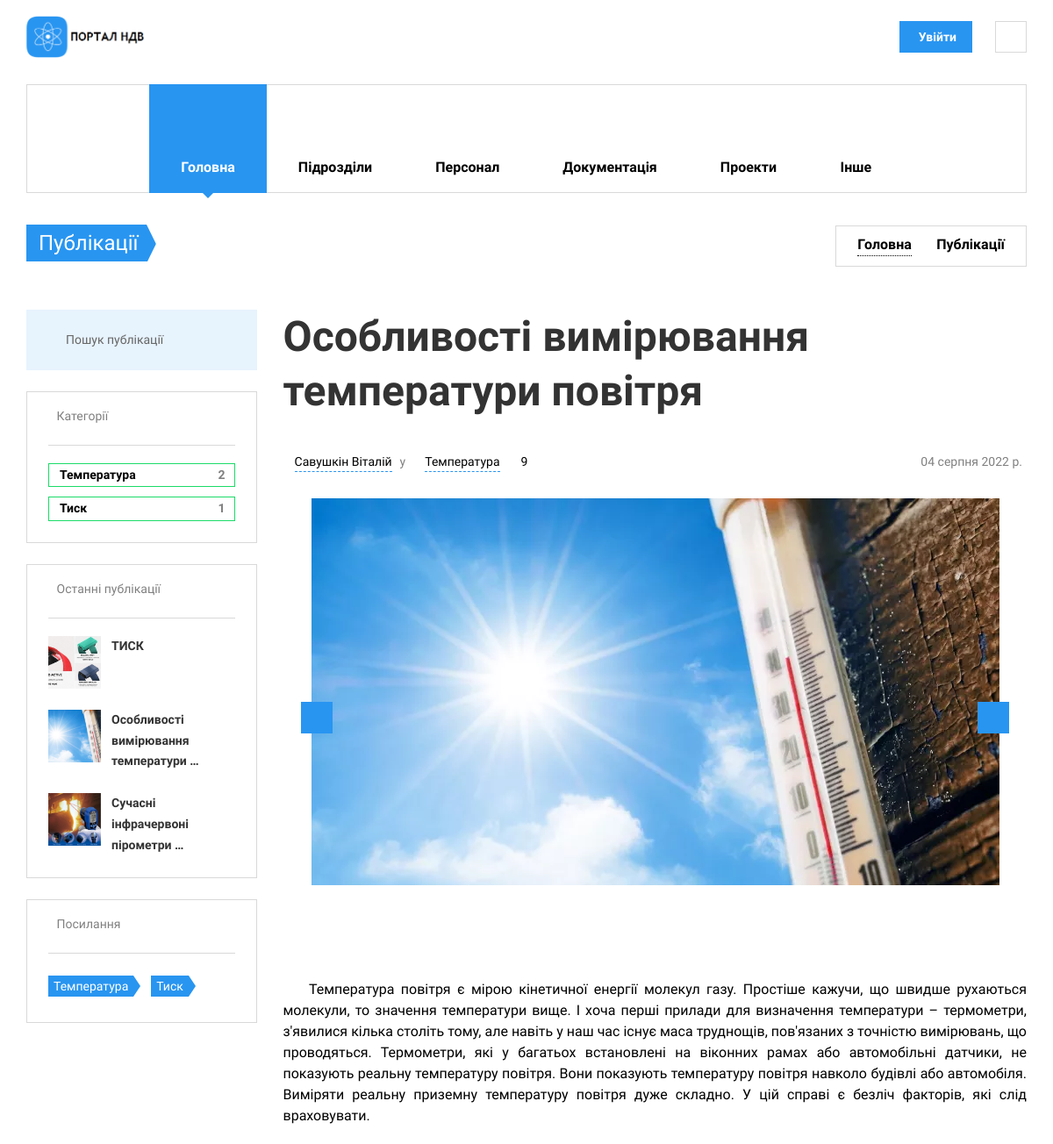
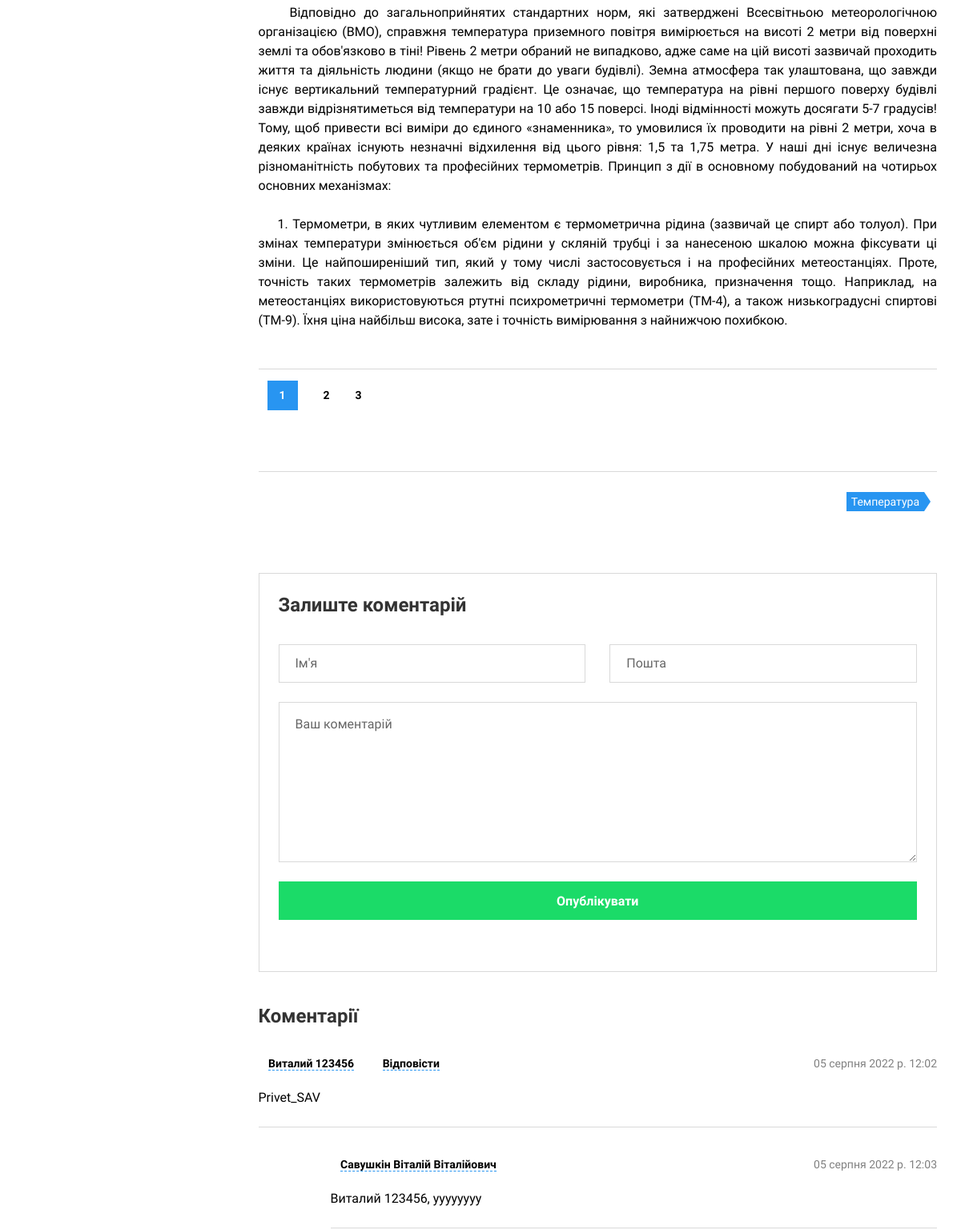
Before: /publics/osoblivosti-vimiryuvannya-temperaturi-povitrya/ (upper part) with the older database file (2 pictures, top to bottom).
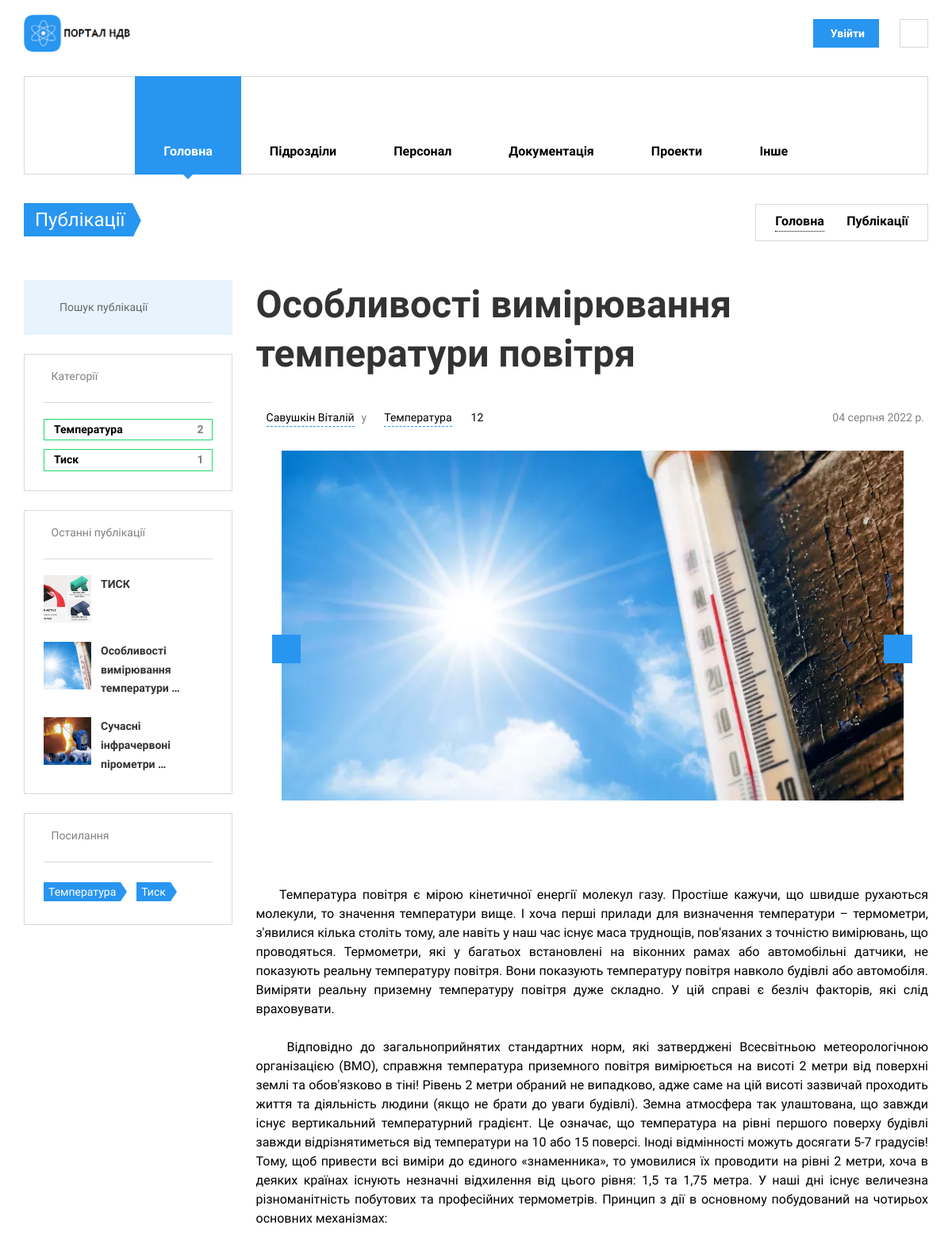
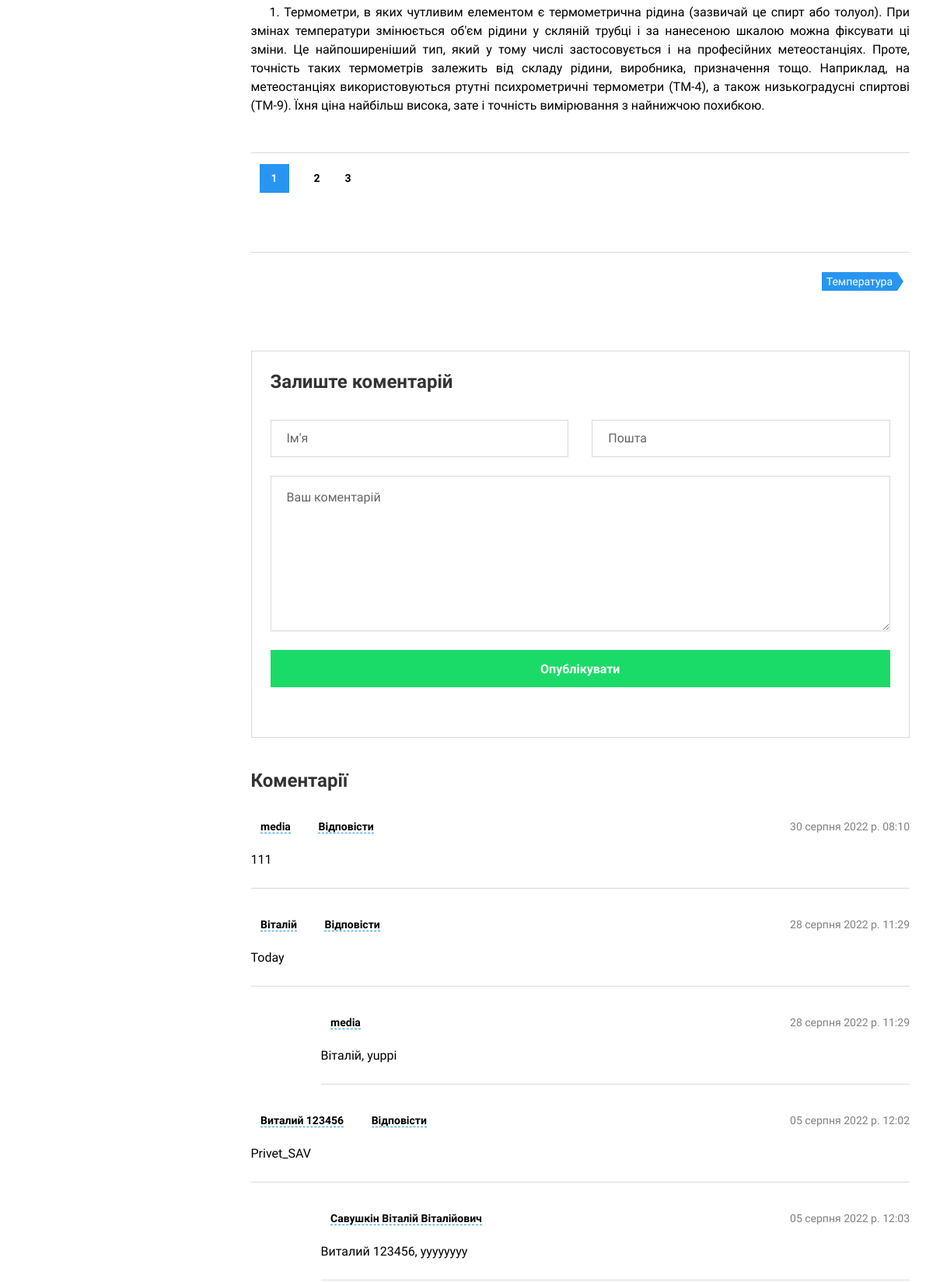
After: the same page with the newer database file (2 pictures, top to bottom).
### nio_app/models.py (models this page shows, shortened)
class Publications(models.Model):
    name = models.CharField(max_length=200, help_text='не більше ніж 200 символів',
                            verbose_name='Назва публікації')
    slug = models.SlugField(max_length=200, unique=True, verbose_name='URL', db_index=True)
    description = models.TextField(max_length=5000, help_text='Введіть короткий опис мети публікації',
                                   verbose_name='Короткий опис', null=True)
    text = models.TextField(max_length=50000, help_text='не більше 50 000 символів',
                            verbose_name='Текст публікації', null=True)
    div = models.ForeignKey(Divisions, on_delete=models.SET_NULL, verbose_name='Назва підрозділу', null=True)
    author = models.ManyToManyField(Staff, verbose_name='Автор', help_text="Оберіть автора/авторів публікації", )
    category = models.ManyToManyField('Categories', help_text='оберіть категорію/категорії',
                                      verbose_name='Оберіть категорію')
    pub_date = models.DateField(verbose_name='Дата піблікації', null=True)
    def directory_path(instance, filename):
        return f'archives/{instance.div.slug}/publications/{instance.pub_date}/{instance.slug}/{filename}'
    photo_1 = models.ImageField(upload_to=directory_path, verbose_name="Картинка публікації", null=True, max_length=500)
    photo_2 = models.ImageField(upload_to=directory_path, verbose_name="Картинка публікації", blank=True, null=True,
                                max_length=500)
    photo_3 = models.ImageField(upload_to=directory_path, verbose_name="Картинка публікації", blank=True, null=True,
                                max_length=500)
    photo_4 = models.ImageField(upload_to=directory_path, verbose_name="Картинка публікації", blank=True, null=True,
                                max_length=500)
    photo_5 = models.ImageField(upload_to=directory_path, verbose_name="Картинка публікації", blank=True, null=True,
                                max_length=500)
    doc = models.FileField(upload_to=directory_path, blank=True, null=True, verbose_name='Файл публікації',
                           max_length=500)
    objects = models.Manager()
    def file_load(self):
        self.doc.upload_to = f'archives/{self.div.slug}/publications/{self.pub_date}/{self.slug}/'
        return self.doc.upload_to
    file_load.short_description = 'Розташування файлів'
    def display_author(self):
        return ', '.join([staff.fio.split()[0] for staff in self.author.all()])
    display_author.short_description = 'Автори'
    class Meta:
        verbose_name = 'Публікація'
        verbose_name_plural = 'Публікації'
        ordering = ['-pub_date']
    def get_review(self):
        return self.reviewspubs_set.filter(parent__isnull=True)

class Staff(models.Model):
    fio = models.CharField(max_length=100, help_text='не більше ніж 100 символів',
                           verbose_name='ПІБ')
    slug = models.SlugField(max_length=100, unique=True, verbose_name='URL', db_index=True)
    div = models.ForeignKey(Divisions, on_delete=models.SET_NULL, verbose_name='Підрозділ', null=True)
    tabel = models.CharField(max_length=5, help_text='не більше ніж 5 символів', verbose_name='Табельный номер',
                             unique=True)
    prof = models.CharField(max_length=100, help_text='не більше ніж 100 символів',
                            verbose_name='Посада')
    oklad = models.IntegerField(verbose_name='Оклад')
    birthday = models.DateField(verbose_name="Дата народження", blank=True)
    phone = models.CharField(max_length=18, help_text='формат +38(ХХХ)-ХХХ-ХХ-ХХ',
                             verbose_name='Номер телефону')
    adress = models.CharField(max_length=100, help_text='формат пр/вул/провулок ХХХХХ д.ХХ кв.ХХ',
                              verbose_name='Домашня адреса')
    photo = models.ImageField(upload_to="workers_foto/", verbose_name="Фото")
    objects = models.Manager()
    class Meta:
        verbose_name = 'Персонал'
        verbose_name_plural = 'Персонал'
        ordering = ['fio']

class Categories(models.Model):
    name = models.CharField(max_length=100, help_text='не більше ніж 100 символів',
                            verbose_name='Категорія')
    slug = models.SlugField(max_length=100, unique=True, verbose_name='URL', db_index=True)
    objects = models.Manager()
    class Meta:
        verbose_name = 'Категорія'
        verbose_name_plural = 'Категорії'

class ReviewsPubs(models.Model):
    email = models.EmailField()
    name = models.CharField(verbose_name="Ім'я", max_length=100)
    text = models.TextField(verbose_name="Повідомлення", max_length=5000)
    parent = models.ForeignKey(
        'self', verbose_name="До кого", on_delete=models.SET_NULL, blank=True, null=True
    )
    pub = models.ForeignKey(Publications, verbose_name="Публікація", on_delete=models.CASCADE)
    pub_date = models.DateTimeField(verbose_name='Дата коментарія', null=True, auto_now=True)
    objects = models.Manager()
    class Meta:
        verbose_name = "Відгук на публікацію"
        verbose_name_plural = "Відгуки на публікацію"
        ordering = ['-pub_date']

### nio_app/views.py (the view)
# urls.py: path('publics/<slug:slug>/', PubsDetail.as_view(), name='public_single'),
class PubsDetail(DetailView, MultipleObjectMixin, PortalMixin):
    model = Publications
    template_name = 'nio_app/publics/public_single.html'
    paginate_by = 6
    def get_object(self, queryset=None):
        return Publications.objects.prefetch_related('category', 'author', 'reviewspubs_set').get(slug=self.kwargs['slug'])
    def get_context_data(self, *, object_list=None, **kwargs):
        object_list = self.object.text.split('\n')
        context = super().get_context_data(object_list=object_list, **kwargs)
        context['cats'] = Categories.objects.filter(publications__gte=1).distinct()
        context['pubs'] = Publications.objects.only('name', 'slug', 'photo_1')
        """використання PortalMixin"""
        self.divisions = Divisions.objects.only('abr', 'slug')
        mixin_context = self.get_user_context()
        return dict(list(context.items()) + list(mixin_context.items()))

### nio_app/templates/nio_app/publics/public_single.html (shortened to what this page needs)
{% extends 'nio_app/base_portal.html' %}
{% load static %}
{% block content %}
<section class="page-title">
  <div class="container">
    <div class="inner">
      <div class="column">
        <div class="title">
          <a href="{% url 'nio_app:publics' %}">
          <h1>Публікації</h1>
          </a>
        </div>
      </div>
      <div class="column">
        <div class="breadcrumbs">
          <a href="{% url 'nio_app:index_portal' %}">Головна</a>
          <span class="delimiter"><i class="icon-arrow-right"></i></span>
          <span>Публікації</span>
        </div>
      </div>
    </div>
  </div>
</section>
<div class="container">
  <div class="row">
    <div class="col-lg-9 col-md-8 col-lg-push-3 col-md-push-4">
      <h2>{{object.name}}</h2>
      <div class="post-meta">
        <div class="column">
          <span>
                {% for a in object.author.all %}
                <i class="icon-head"></i>
                <a href="{% url 'nio_app:staff_single' a.slug %}">{{ a.fio }}</a>
                {% endfor %}
          </span>
          <span>у</span>
          {% for c in object.category.all %}
          <span>
                <i class="icon-ribbon"></i>
                <a href="{% url 'nio_app:publics_category' c.slug %}">{{ c.name }}</a>
              </span>
          {% endfor %}
          <span class="post-comments">
            <i class="icon-speech-bubble"></i>
            <a href="#coments">{{object.reviewspubs_set.count}}</a>
          </span>
        </div>
        <div class="column"><span>{{ object.pub_date }}</span></div>
      </div>
      <div class="image-carousel space-bottom-2x">
        <div class="inner">
          {% if object.photo_1 %}
          <img src="{{object.photo_1.url}}" alt="Image" style="width: auto; max-height: 500px; object-fit: cover;">
          {% endif %}
        </div>
      </div>
      {% for t in object_list %}
      <p>{{ t|safe }}</p>
      {% endfor %}
        {% if is_paginated %}
           {% include 'nio_app/include/pagination.html' %}
        {% endif %}
      <div class="post-tools space-top-2x">
        <div class="column">
          <div class="tags-links">
            {% for c in object.category.all %}
            <a href="{% url 'nio_app:publics_category' c.slug %}">{{c.name}}</a>
            {% endfor %}
          </div>
        </div>
      </div>
      <div class="comments-area space-top-3x">
        <div class="comment-respond">
          <h4 class="comment-reply-title">Залиште коментарій</h4>
          <form method="post" id="comment-form" class="comment-form"
                action="{% url 'nio_app:add_review_pub' object.slug %}">
            <div class="row">
              <div class="col-sm-6">
                <div class="form-group">
                  <input type="text" class="form-control input-alt" name="name" id="cf_name" placeholder="Ім'я"
                         required>
                </div>
              </div>
              <div class="col-sm-6">
                <div class="form-group">
                  <input type="email" class="form-control input-alt" name="email" id="cf_email" placeholder="Пошта">
                </div>
              </div>
            </div>
            <div class="form-group">
              <textarea name="text" id="cf_comment" class="form-control input-alt" rows="7"
                        placeholder="Ваш коментарій"></textarea>
            </div>
            <p class="form-submit">
              <input name="submit" type="submit" id="submit" class="btn btn-primary btn-block" value="Опублікувати">
            </p>
          </form>
        </div>
        <h4 class="comments-count">Коментарії</h4>
        {% for r in object.get_review %}
        <div class="comment">
          <div class="comment-meta">
            <div class="column">
              <span class="comment-autor"><i class="icon-head"></i><a href="#">{{ r.name }}</a></span>
              <span class="comment-reply"><i class="icon-reply"></i><a href="#comment-form"
                                                                       onclick="addReview('{{ r.name }}', '{{ r.id }}', '{{ user.username }}')">Відповісти</a></span>
            </div>
            <div class="column">
              <span class="comment-date">{{r.pub_date}}</span>
            </div>
          </div>
          <div class="comment-body">
            <p>{{r.text}}</p>
          </div>
        </div>
        {% for rev in r.reviewspubs_set.all %}
        <div class="comment depth-2">
          <div class="comment-meta">
            <div class="column">
              <span class="comment-autor"><i class="icon-head"></i><a href="#">{{ rev.name }}</a></span>
            </div>
            <div class="column">
              <span class="comment-date">{{ rev.pub_date }}</span>
            </div>
          </div>
          <div class="comment-body">
            <p>{{ rev.text }}</p>
          </div>
        </div>
        {% endfor %}
      {% endfor %}
    </div>
  </div>
        {% include 'nio_app/include/sidebar_pubs.html' %}
  </div>
</div>
{% endblock content %}

### nio_app/templates/nio_app/include/sidebar_pubs.html (shortened to what this page needs)
{% load static %}
<div class="col-lg-3 col-md-4 col-lg-pull-9 col-md-pull-8">
    <aside class="sidebar">
        <section class="widget widget_search">
            <form method="get" class="search-box" action="{% url 'nio_app:search_pub' %}">
                <input type="text" class="form-control" name="search_pub" placeholder="Пошук публікації">
            <button type="submit"><i class="icon-search"></i></button>
            </form>
        </section>
        <section class="widget widget_categories">
            <h3 class="widget-title"><i class="icon-ribbon"></i>Категорії
            </h3>
            <ul>{% for c in cats %}
                <li><a href="{% url 'nio_app:publics_category' c.slug %}">{{ c.name }}<span>{{ c.publications_set.count }}</span></a>
                </li>
                {% endfor %}
            </ul>
        </section>
        <section class="widget widget_recent_posts">
            <h3 class="widget-title"><i class="icon-paper"></i>Останні публікації
            </h3>
            {% for p in pubs|slice:":3" %}
            <div class="item">
                <div class="thumb">
                    <a href="{% url 'nio_app:public_single' p.slug %}"><img src="{{p.photo_1.url}}" alt="Post01"
                                                                            style="width: 60px; height: 60px; object-fit: cover;"></a>
                </div>
                <div class="info">
                    <h4><a href="{% url 'nio_app:public_single' p.slug %}">{{ p.name|truncatewords:3}}</a></h4>
                </div>
            </div>
            {% endfor %}
        </section>
        <section class="widget widget_tag_cloud">
            <h3 class="widget-title"><i class="icon-tag"></i>Посилання
            </h3>
            {% for c in cats %}
            <a href="{% url 'nio_app:publics_category' c.slug %}">{{ c.name }}</a>
            {% endfor %}
        </section>
    </aside>
</div>

Changed rows visible on the page:
computed for Publications "Особливості вимірювання температури повітря": reviewspubs_set.count "9" → "12"
added ReviewsPubs: name "media", pub_date "30 серпня 2022 р. 08:10", text "111", shown under "Коментарії"
added ReviewsPubs: name "Віталій", pub_date "28 серпня 2022 р. 11:29", text "Today", shown under "Коментарії"
added ReviewsPubs: name "media", pub_date "28 серпня 2022 р. 11:29", text "Віталій, yuppi", shown under "Віталій"
